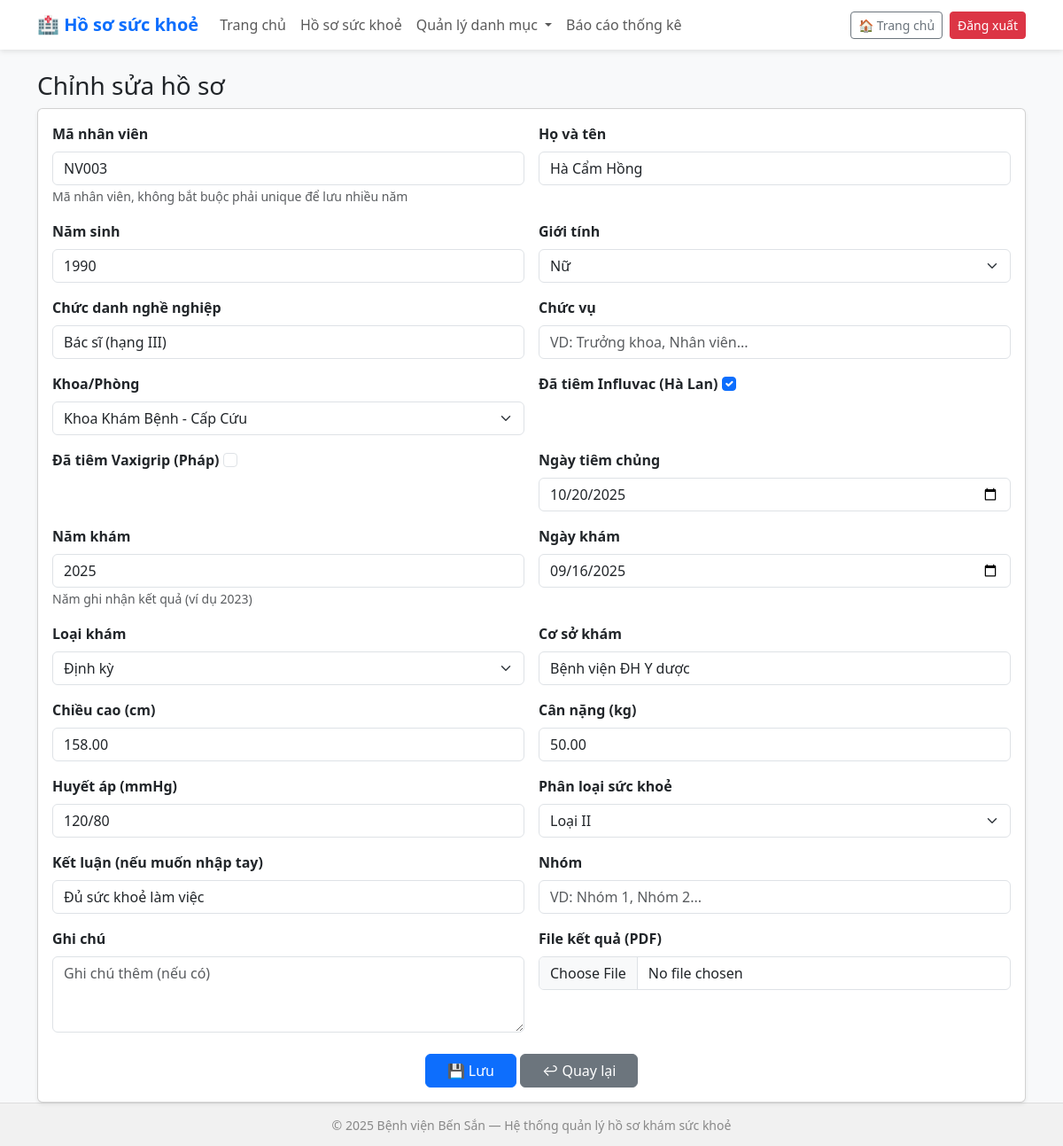
The page /3/edit/ on the database its author committed.
### health_records/models.py (models this page shows, shortened)
class HealthRecord(models.Model):
    ma_nv = models.CharField(max_length=50, verbose_name="Mã NV", null=True, blank=True, help_text="Mã nhân viên, không bắt buộc phải unique để lưu nhiều năm")
    full_name = models.CharField(max_length=200, verbose_name="Họ và tên")
    birth_year = models.PositiveIntegerField(blank=True, null=True, verbose_name="Năm sinh")
    GENDER_CHOICES = [('Nam', 'Nam'), ('Nữ', 'Nữ')]
    gender = models.CharField(max_length=10, choices=GENDER_CHOICES, blank=True, null=True, verbose_name="Giới tính")
    job_title = models.CharField(max_length=200, blank=True, null=True, verbose_name="Chức danh nghề nghiệp")
    position = models.CharField(max_length=200, blank=True, null=True, verbose_name="Chức vụ")
    department = models.ForeignKey(Department, on_delete=models.SET_NULL, null=True, blank=True, verbose_name="Khoa/Phòng")
    vaccinated_influvac = models.BooleanField(default=False, verbose_name="Influvac tetra 0.5ml/ Hà Lan")
    vaccinated_vaxigrip = models.BooleanField(default=False, verbose_name="Vaxigrip tetra 0.5ml/ Pháp")
    vaccination_date = models.DateField(blank=True, null=True, verbose_name="Ngày tiêm")
    year = models.PositiveIntegerField(verbose_name="Năm khám", help_text="Năm ghi nhận kết quả (ví dụ 2023)")
    exam_date = models.DateField(blank=True, null=True, verbose_name="Ngày khám")
    exam_type = models.ForeignKey(ExamType, on_delete=models.SET_NULL, null=True, blank=True, verbose_name="Loại khám")
    clinic_name = models.CharField(max_length=255, blank=True, null=True, verbose_name="Cơ sở khám")
    height_cm = models.DecimalField("Chiều cao (cm)", max_digits=6, decimal_places=2, blank=True, null=True)
    weight_kg = models.DecimalField("Cân nặng (kg)", max_digits=6, decimal_places=2, blank=True, null=True)
    blood_pressure = models.CharField("Huyết áp (mmHg)", max_length=50, blank=True, null=True)
    health_classification = models.ForeignKey(HealthClassification, on_delete=models.SET_NULL, null=True, blank=True, verbose_name="Phân loại sức khỏe")
    conclusion_text = models.CharField(max_length=255, blank=True, null=True, verbose_name="Kết luận (ghi tay, nếu có)")
    result_file = models.FileField(upload_to="health_results/", blank=True, null=True, verbose_name="File kết quả (PDF)")
    group = models.CharField(max_length=50, blank=True, null=True, verbose_name="Nhóm")
    note = models.TextField(blank=True, null=True, verbose_name="Ghi chú")
    created_at = models.DateTimeField(auto_now_add=True, verbose_name="Tạo lúc")
    updated_at = models.DateTimeField(auto_now=True, verbose_name="Cập nhật lúc")
    class Meta:
        verbose_name = "Hồ sơ khám sức khoẻ"
        verbose_name_plural = "Hồ sơ khám sức khoẻ"
        ordering = ['-year', 'full_name']

### health_records/views.py (the view)
# urls.py: path('<int:pk>/edit/', views.healthrecord_edit, name='healthrecord_edit'),
def healthrecord_edit(request, pk):
    record = get_object_or_404(HealthRecord, pk=pk)
    if request.method == 'POST':
        form = HealthRecordForm(request.POST, request.FILES, instance=record)
        if form.is_valid():
            form.save()
            messages.success(request, "Cập nhật hồ sơ thành công.")
            return redirect('healthrecord_list')
    else:
        form = HealthRecordForm(instance=record)
    return render(request, 'health_records/healthrecord_form.html', {'form': form, 'title': 'Chỉnh sửa hồ sơ'})

### health_records/models.py (called while the page is built)
    def __str__(self):
        return self.name

    def __str__(self):
        return self.name

    def __str__(self):
        return self.name

### health_records/templates/health_records/healthrecord_form.html (shortened to what this page needs)
{% extends 'health_records/base.html' %}
{% block content %}
<h3>{{ title }}</h3>
<div class="card shadow-sm">
  <div class="card-body">
    <form method="post" enctype="multipart/form-data" class="needs-validation">
      <div class="row g-3">
        {% for field in form %}
        <div class="col-md-6">
          <label class="form-label fw-semibold">{{ field.label }}</label>
          {{ field }}
          {% if field.help_text %}
            <small class="form-text text-muted">{{ field.help_text }}</small>
          {% endif %}
        </div>
        {% endfor %}
      </div>
      <div class="mt-4 text-center">
        <button type="submit" class="btn btn-primary px-4">💾 Lưu</button>
        <a href="{% url 'healthrecord_list' %}" class="btn btn-secondary px-4">↩ Quay lại</a>
      </div>
    </form>
  </div>
</div>
{% endblock %}

### health_records/static/health_records/css.css (style rules this page uses)
body { background-color: #f8f9fa; min-height: 100vh; display: flex; flex-direction: column; }

### rows shown on the page
HealthRecord: form "NV003" "Hà Cẩm Hồng" "1990" "Nữ" "Bác sĩ (hạng III)" "Khoa Khám Bệnh - Cấp Cứu" "☑" "10/20/2025" "2025" "09/16/2025" "Định kỳ" "Bệnh viện ĐH Y dược" "158.00" "50.00" "120/80" "Loại II" "Đủ sức khoẻ làm việc"

### other values the page prints
{{ title }} "Chỉnh sửa hồ sơ"
{{ field.label }} "Mã nhân viên" "Họ và tên" "Năm sinh" "Giới tính" "Chức danh nghề nghiệp" "Chức vụ" "Khoa/Phòng" "Đã tiêm Influvac (Hà Lan)" "Đã tiêm Vaxigrip (Pháp)" "Ngày tiêm chủng" "Năm khám" "Ngày khám" "Loại khám" "Cơ sở khám" "Chiều cao (cm)" "Cân nặng (kg)" "Huyết áp (mmHg)" "Phân loại sức khoẻ" "Kết luận (nếu muốn nhập tay)" "Nhóm" "Ghi chú" "File kết quả (PDF)"
{{ field.help_text }} "Mã nhân viên, không bắt buộc phải unique để lưu nhiều năm" "Năm ghi nhận kết quả (ví dụ 2023)"
